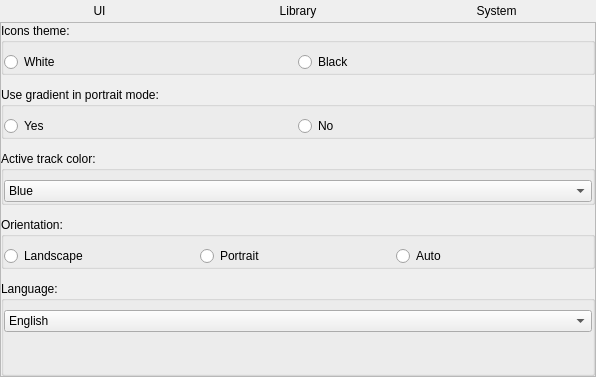
<?xml version="1.0" encoding="UTF-8"?>
<ui version="4.0">
 <class>SettingsForm</class>
 <widget class="QWidget" name="SettingsForm">
  <property name="geometry">
   <rect>
    <x>0</x>
    <y>0</y>
    <width>596</width>
    <height>377</height>
   </rect>
  </property>
  <property name="windowTitle">
   <string>Settings</string>
  </property>
  <layout class="QVBoxLayout" name="verticalLayout">
   <property name="spacing">
    <number>0</number>
   </property>
   <property name="margin">
    <number>0</number>
   </property>
   <item>
    <layout class="QHBoxLayout" name="horizontalLayout_5">
     <item>
      <widget class="QPushButton" name="uiButton">
       <property name="text">
        <string>UI</string>
       </property>
       <property name="checkable">
        <bool>true</bool>
       </property>
       <property name="flat">
        <bool>true</bool>
       </property>
      </widget>
     </item>
     <item>
      <widget class="QPushButton" name="libraryButton">
       <property name="text">
        <string>Library</string>
       </property>
       <property name="checkable">
        <bool>true</bool>
       </property>
       <property name="flat">
        <bool>true</bool>
       </property>
      </widget>
     </item>
     <item>
      <widget class="QPushButton" name="hwButton">
       <property name="text">
        <string>System</string>
       </property>
       <property name="checkable">
        <bool>true</bool>
       </property>
       <property name="flat">
        <bool>true</bool>
       </property>
      </widget>
     </item>
    </layout>
   </item>
   <item>
    <widget class="QStackedWidget" name="stackedWidget">
     <property name="currentIndex">
      <number>0</number>
     </property>
     <widget class="QWidget" name="stackedWidgetPage1">
      <layout class="QVBoxLayout" name="verticalLayout_13">
       <property name="spacing">
        <number>0</number>
       </property>
       <property name="margin">
        <number>0</number>
       </property>
       <item>
        <widget class="QScrollArea" name="scrollArea_2">
         <property name="widgetResizable">
          <bool>true</bool>
         </property>
         <widget class="QWidget" name="scrollAreaWidgetContents_3">
          <property name="geometry">
           <rect>
            <x>0</x>
            <y>0</y>
            <width>592</width>
            <height>346</height>
           </rect>
          </property>
          <layout class="QVBoxLayout" name="verticalLayout_12">
           <property name="spacing">
            <number>12</number>
           </property>
           <property name="margin">
            <number>0</number>
           </property>
           <item>
            <widget class="QGroupBox" name="groupBox">
             <property name="title">
              <string>Icons theme:</string>
             </property>
             <layout class="QVBoxLayout" name="verticalLayout_2">
              <property name="spacing">
               <number>6</number>
              </property>
              <property name="leftMargin">
               <number>0</number>
              </property>
              <property name="topMargin">
               <number>9</number>
              </property>
              <property name="rightMargin">
               <number>0</number>
              </property>
              <property name="bottomMargin">
               <number>0</number>
              </property>
              <item>
               <layout class="QHBoxLayout" name="horizontalLayout">
                <property name="spacing">
                 <number>0</number>
                </property>
                <item>
                 <widget class="QRadioButton" name="iconsWButton">
                  <property name="text">
                   <string>White</string>
                  </property>
                 </widget>
                </item>
                <item>
                 <widget class="QRadioButton" name="iconstBButton">
                  <property name="text">
                   <string>Black</string>
                  </property>
                 </widget>
                </item>
               </layout>
              </item>
             </layout>
            </widget>
           </item>
           <item>
            <widget class="QGroupBox" name="groupBox_4">
             <property name="title">
              <string>Use gradient in portrait mode:</string>
             </property>
             <layout class="QVBoxLayout" name="verticalLayout_7">
              <property name="spacing">
               <number>6</number>
              </property>
              <property name="leftMargin">
               <number>0</number>
              </property>
              <property name="topMargin">
               <number>9</number>
              </property>
              <property name="rightMargin">
               <number>0</number>
              </property>
              <property name="bottomMargin">
               <number>0</number>
              </property>
              <item>
               <layout class="QHBoxLayout" name="horizontalLayout_6">
                <property name="spacing">
                 <number>0</number>
                </property>
                <item>
                 <widget class="QRadioButton" name="gradientYButton">
                  <property name="text">
                   <string>Yes</string>
                  </property>
                 </widget>
                </item>
                <item>
                 <widget class="QRadioButton" name="gradientNButton">
                  <property name="text">
                   <string>No</string>
                  </property>
                 </widget>
                </item>
               </layout>
              </item>
             </layout>
            </widget>
           </item>
           <item>
            <widget class="QGroupBox" name="groupBox_6">
             <property name="title">
              <string>Active track color:</string>
             </property>
             <layout class="QVBoxLayout" name="verticalLayout_10">
              <property name="spacing">
               <number>6</number>
              </property>
              <property name="leftMargin">
               <number>0</number>
              </property>
              <property name="topMargin">
               <number>9</number>
              </property>
              <property name="rightMargin">
               <number>0</number>
              </property>
              <property name="bottomMargin">
               <number>0</number>
              </property>
              <item>
               <widget class="QComboBox" name="colorComboBox">
                <item>
                 <property name="text">
                  <string>Blue</string>
                 </property>
                </item>
                <item>
                 <property name="text">
                  <string>Magenta</string>
                 </property>
                </item>
                <item>
                 <property name="text">
                  <string>Red</string>
                 </property>
                </item>
                <item>
                 <property name="text">
                  <string>Yellow</string>
                 </property>
                </item>
                <item>
                 <property name="text">
                  <string>White</string>
                 </property>
                </item>
                <item>
                 <property name="text">
                  <string>Black</string>
                 </property>
                </item>
                <item>
                 <property name="text">
                  <string>Light</string>
                 </property>
                </item>
                <item>
                 <property name="text">
                  <string>Dark</string>
                 </property>
                </item>
               </widget>
              </item>
             </layout>
            </widget>
           </item>
           <item>
            <widget class="QGroupBox" name="groupBox_3">
             <property name="title">
              <string>Orientation:</string>
             </property>
             <layout class="QVBoxLayout" name="verticalLayout_5">
              <property name="spacing">
               <number>6</number>
              </property>
              <property name="leftMargin">
               <number>0</number>
              </property>
              <property name="topMargin">
               <number>9</number>
              </property>
              <property name="rightMargin">
               <number>0</number>
              </property>
              <property name="bottomMargin">
               <number>0</number>
              </property>
              <item>
               <layout class="QGridLayout" name="orientationGridLayout">
                <property name="spacing">
                 <number>0</number>
                </property>
                <item row="0" column="0">
                 <widget class="QRadioButton" name="orientationLButton">
                  <property name="text">
                   <string>Landscape</string>
                  </property>
                 </widget>
                </item>
                <item row="0" column="1">
                 <widget class="QRadioButton" name="orientationPButton">
                  <property name="text">
                   <string>Portrait</string>
                  </property>
                 </widget>
                </item>
                <item row="0" column="2">
                 <widget class="QRadioButton" name="orientationAButton">
                  <property name="text">
                   <string>Auto</string>
                  </property>
                 </widget>
                </item>
               </layout>
              </item>
             </layout>
            </widget>
           </item>
           <item>
            <widget class="QGroupBox" name="langBox">
             <property name="title">
              <string>Language:</string>
             </property>
             <layout class="QVBoxLayout" name="verticalLayout_8">
              <property name="spacing">
               <number>6</number>
              </property>
              <property name="leftMargin">
               <number>0</number>
              </property>
              <property name="topMargin">
               <number>9</number>
              </property>
              <property name="rightMargin">
               <number>0</number>
              </property>
              <property name="bottomMargin">
               <number>0</number>
              </property>
              <item>
               <widget class="QComboBox" name="langComboBox">
                <item>
                 <property name="text">
                  <string notr="true">English</string>
                 </property>
                </item>
                <item>
                 <property name="text">
                  <string notr="true">Русский</string>
                 </property>
                </item>
                <item>
                 <property name="text">
                  <string notr="true">中文 (zh_CN)</string>
                 </property>
                </item>
                <item>
                 <property name="text">
                  <string notr="true">中文 (zh_TW)</string>
                 </property>
                </item>
               </widget>
              </item>
              <item>
               <spacer name="verticalSpacer">
                <property name="orientation">
                 <enum>Qt::Vertical</enum>
                </property>
                <property name="sizeHint" stdset="0">
                 <size>
                  <width>20</width>
                  <height>40</height>
                 </size>
                </property>
               </spacer>
              </item>
             </layout>
            </widget>
           </item>
          </layout>
         </widget>
        </widget>
       </item>
      </layout>
     </widget>
     <widget class="QWidget" name="stackedWidgetPage2">
      <layout class="QVBoxLayout" name="verticalLayout_15">
       <property name="spacing">
        <number>0</number>
       </property>
       <property name="margin">
        <number>0</number>
       </property>
       <item>
        <widget class="QScrollArea" name="scrollArea_3">
         <property name="widgetResizable">
          <bool>true</bool>
         </property>
         <widget class="QWidget" name="scrollAreaWidgetContents_4">
          <property name="geometry">
           <rect>
            <x>0</x>
            <y>0</y>
            <width>195</width>
            <height>124</height>
           </rect>
          </property>
          <layout class="QVBoxLayout" name="verticalLayout_14">
           <property name="spacing">
            <number>12</number>
           </property>
           <property name="margin">
            <number>0</number>
           </property>
           <item>
            <widget class="QGroupBox" name="albumSortingGroupBox">
             <property name="enabled">
              <bool>true</bool>
             </property>
             <property name="title">
              <string>Sort album:</string>
             </property>
             <layout class="QVBoxLayout" name="verticalLayout_3">
              <property name="spacing">
               <number>6</number>
              </property>
              <property name="leftMargin">
               <number>0</number>
              </property>
              <property name="topMargin">
               <number>9</number>
              </property>
              <property name="rightMargin">
               <number>0</number>
              </property>
              <property name="bottomMargin">
               <number>0</number>
              </property>
              <item>
               <layout class="QHBoxLayout" name="horizontalLayout_3">
                <property name="spacing">
                 <number>0</number>
                </property>
                <item>
                 <widget class="QRadioButton" name="albumsSortAButton">
                  <property name="text">
                   <string>Alphabetical</string>
                  </property>
                 </widget>
                </item>
                <item>
                 <widget class="QRadioButton" name="albumsSortDButton">
                  <property name="text">
                   <string>By date</string>
                  </property>
                 </widget>
                </item>
               </layout>
              </item>
             </layout>
            </widget>
           </item>
           <item>
            <widget class="QGroupBox" name="groupBox_2">
             <property name="title">
              <string>Show track lenght in library view:</string>
             </property>
             <layout class="QVBoxLayout" name="verticalLayout_4">
              <property name="spacing">
               <number>6</number>
              </property>
              <property name="leftMargin">
               <number>0</number>
              </property>
              <property name="topMargin">
               <number>9</number>
              </property>
              <property name="rightMargin">
               <number>0</number>
              </property>
              <property name="bottomMargin">
               <number>0</number>
              </property>
              <item>
               <layout class="QHBoxLayout" name="horizontalLayout_4">
                <property name="spacing">
                 <number>0</number>
                </property>
                <item>
                 <widget class="QRadioButton" name="showTrackLenghtYButton">
                  <property name="text">
                   <string>Yes</string>
                  </property>
                 </widget>
                </item>
                <item>
                 <widget class="QRadioButton" name="showTrackLenghtNButton">
                  <property name="text">
                   <string>No</string>
                  </property>
                 </widget>
                </item>
               </layout>
              </item>
             </layout>
            </widget>
           </item>
           <item>
            <spacer name="verticalSpacer_2">
             <property name="orientation">
              <enum>Qt::Vertical</enum>
             </property>
             <property name="sizeHint" stdset="0">
              <size>
               <width>20</width>
               <height>40</height>
              </size>
             </property>
            </spacer>
           </item>
          </layout>
         </widget>
        </widget>
       </item>
      </layout>
     </widget>
     <widget class="QWidget" name="stackedWidgetPage3">
      <layout class="QVBoxLayout" name="verticalLayout_17">
       <property name="spacing">
        <number>0</number>
       </property>
       <property name="margin">
        <number>0</number>
       </property>
       <item>
        <widget class="QScrollArea" name="scrollArea_4">
         <property name="widgetResizable">
          <bool>true</bool>
         </property>
         <widget class="QWidget" name="scrollAreaWidgetContents_5">
          <property name="geometry">
           <rect>
            <x>0</x>
            <y>0</y>
            <width>221</width>
            <height>230</height>
           </rect>
          </property>
          <layout class="QVBoxLayout" name="verticalLayout_16">
           <property name="spacing">
            <number>12</number>
           </property>
           <property name="margin">
            <number>0</number>
           </property>
           <item>
            <widget class="QGroupBox" name="groupBox_5">
             <property name="title">
              <string>Pause when headphones unplugged:</string>
             </property>
             <layout class="QVBoxLayout" name="verticalLayout_9">
              <property name="leftMargin">
               <number>0</number>
              </property>
              <property name="topMargin">
               <number>9</number>
              </property>
              <property name="rightMargin">
               <number>0</number>
              </property>
              <property name="bottomMargin">
               <number>0</number>
              </property>
              <item>
               <layout class="QHBoxLayout" name="horizontalLayout_2">
                <item>
                 <widget class="QRadioButton" name="pauseHPYesButton">
                  <property name="text">
                   <string>Yes</string>
                  </property>
                 </widget>
                </item>
                <item>
                 <widget class="QRadioButton" name="pauseHPNoButton">
                  <property name="text">
                   <string>No</string>
                  </property>
                 </widget>
                </item>
               </layout>
              </item>
             </layout>
            </widget>
           </item>
           <item>
            <widget class="QGroupBox" name="hwKeysBox">
             <property name="title">
              <string>Use hardware keys</string>
             </property>
             <property name="checkable">
              <bool>true</bool>
             </property>
             <layout class="QVBoxLayout" name="verticalLayout_11">
              <property name="leftMargin">
               <number>0</number>
              </property>
              <property name="topMargin">
               <number>9</number>
              </property>
              <property name="rightMargin">
               <number>0</number>
              </property>
              <property name="bottomMargin">
               <number>0</number>
              </property>
              <item>
               <widget class="QLabel" name="hwkeysLabel">
                <property name="text">
                 <string>Zoom keys control:</string>
                </property>
               </widget>
              </item>
              <item>
               <layout class="QHBoxLayout" name="horizontalLayout_8">
                <item>
                 <widget class="QRadioButton" name="hwVolumeButton">
                  <property name="text">
                   <string>Volume</string>
                  </property>
                 </widget>
                </item>
                <item>
                 <widget class="QRadioButton" name="hwTControlButton">
                  <property name="text">
                   <string>Tracks</string>
                  </property>
                 </widget>
                </item>
               </layout>
              </item>
             </layout>
            </widget>
           </item>
           <item>
            <widget class="QGroupBox" name="fmtxGroupBox">
             <property name="title">
              <string>Use FMTX</string>
             </property>
             <property name="checkable">
              <bool>true</bool>
             </property>
             <layout class="QVBoxLayout" name="verticalLayout_6">
              <property name="spacing">
               <number>6</number>
              </property>
              <property name="leftMargin">
               <number>0</number>
              </property>
              <property name="rightMargin">
               <number>0</number>
              </property>
              <property name="bottomMargin">
               <number>0</number>
              </property>
              <item>
               <widget class="QLabel" name="label">
                <property name="text">
                 <string/>
                </property>
               </widget>
              </item>
              <item>
               <widget class="QPushButton" name="fmtxSettingsButton">
                <property name="text">
                 <string>Settings</string>
                </property>
               </widget>
              </item>
             </layout>
            </widget>
           </item>
           <item>
            <spacer name="verticalSpacer_3">
             <property name="orientation">
              <enum>Qt::Vertical</enum>
             </property>
             <property name="sizeHint" stdset="0">
              <size>
               <width>20</width>
               <height>40</height>
              </size>
             </property>
            </spacer>
           </item>
          </layout>
         </widget>
        </widget>
       </item>
      </layout>
     </widget>
    </widget>
   </item>
  </layout>
 </widget>
 <resources/>
 <connections/>
</ui>
